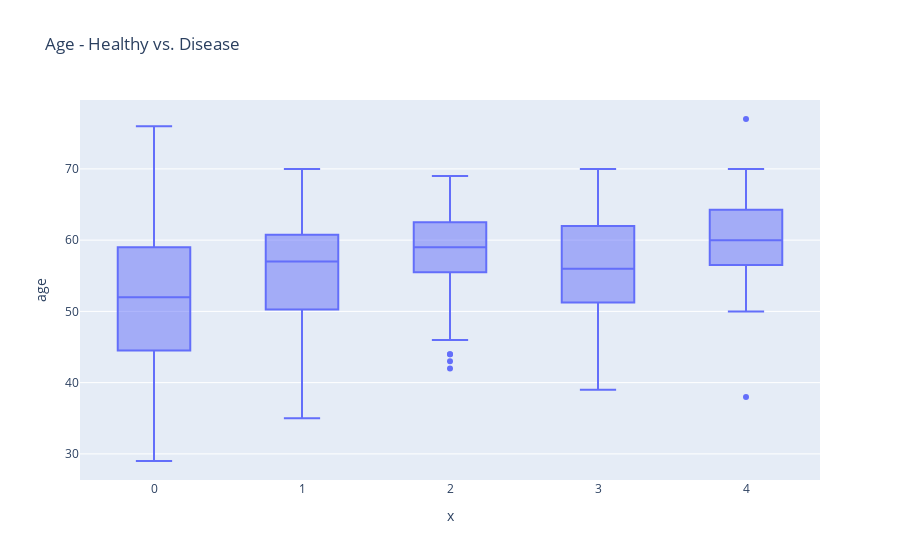

The code cell stored with this chart in its notebook:
### Markdown cell above
<p> Box Plots comparing Healthy vs Disease </p>

### Code cell
# Comparing the age of healthy vs diseased group
compAgeFig = px.box(X, x=y["num"], y='age', title='Age - Healthy vs. Disease')
compAgeFig.show()

### Figure 1 — Plotly figure (JSON) as saved in the notebook; plotly's stock layout.template omitted (floating-point values rounded to 4 significant figures; data arrays with more than 128 entries replaced by an {"elided": "..."} marker saying what was removed)
{"data": [{"alignmentgroup": "True", "hovertemplate": "x=%{x}<br>age=%{y}<extra></extra>", "legendgroup": "", "marker": {"color": "#636efa"}, "name": "", "notched": false, "offsetgroup": "", "orientation": "v", "showlegend": false, "type": "box", "x": {"elided": "303 int values"}, "x0": " ", "xaxis": "x", "y": {"elided": "303 int values"}, "y0": " ", "yaxis": "y"}], "layout": {"boxmode": "group", "legend": {"tracegroupgap": 0}, "title": {"text": "Age - Healthy vs. Disease"}, "xaxis": {"anchor": "y", "domain": [0, 1], "title": {"text": "x"}}, "yaxis": {"anchor": "x", "domain": [0, 1], "title": {"text": "age"}}}}
